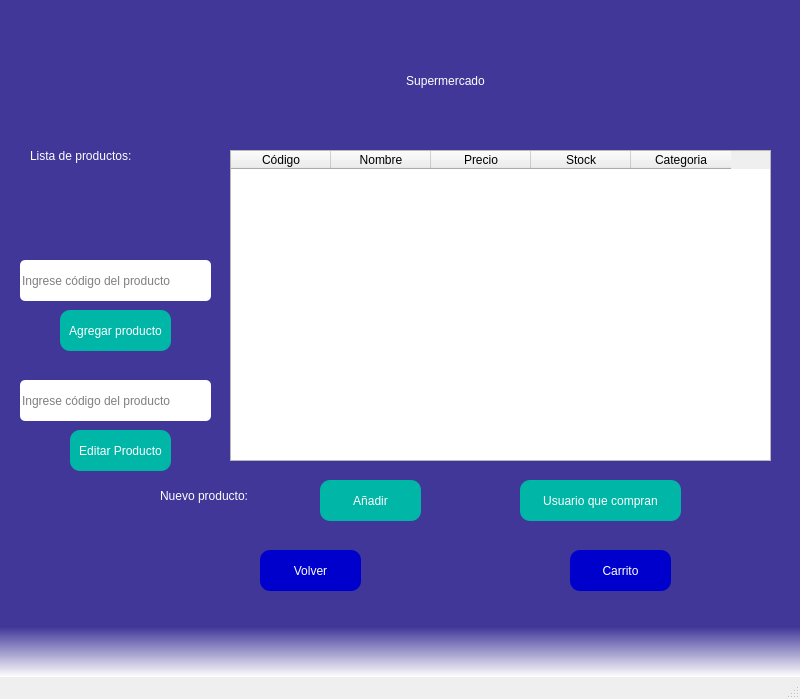
<?xml version="1.0" encoding="UTF-8"?>
<ui version="4.0">
 <class>formProductos</class>
 <widget class="QMainWindow" name="formProductos">
  <property name="geometry">
   <rect>
    <x>0</x>
    <y>0</y>
    <width>800</width>
    <height>699</height>
   </rect>
  </property>
  <property name="windowTitle">
   <string>MainWindow</string>
  </property>
  <property name="styleSheet">
   <string notr="true">QWidget#centralwidget{

	background-color: qlineargradient(spread:pad, x1:0, y1:0.925818, x2:0, y2:1, stop:0 rgba(12, 0, 127, 196), stop:1 rgba(255, 255, 255, 255));
}</string>
  </property>
  <widget class="QWidget" name="centralwidget">
   <widget class="QLabel" name="label">
    <property name="geometry">
     <rect>
      <x>280</x>
      <y>50</y>
      <width>331</width>
      <height>61</height>
     </rect>
    </property>
    <property name="styleSheet">
     <string notr="true">font: 36pt &quot;MS Shell Dlg 2&quot;;
color: rgb(255, 255, 255);</string>
    </property>
    <property name="text">
     <string>Supermercado</string>
    </property>
    <property name="alignment">
     <set>Qt::AlignCenter</set>
    </property>
   </widget>
   <widget class="QLabel" name="label_2">
    <property name="geometry">
     <rect>
      <x>30</x>
      <y>140</y>
      <width>181</width>
      <height>31</height>
     </rect>
    </property>
    <property name="styleSheet">
     <string notr="true">font: 16pt &quot;MS Shell Dlg 2&quot;;
color: rgb(255, 255, 255);</string>
    </property>
    <property name="text">
     <string>Lista de productos:</string>
    </property>
   </widget>
   <widget class="QPushButton" name="buttonAgregar">
    <property name="geometry">
     <rect>
      <x>320</x>
      <y>480</y>
      <width>101</width>
      <height>41</height>
     </rect>
    </property>
    <property name="styleSheet">
     <string notr="true">font: 87 9pt &quot;Arial Black&quot;;
font: 10pt &quot;MS Shell Dlg 2&quot;;
background-color: qlineargradient(spread:pad, x1:1, y1:0, x2:1, y2:0, stop:0 rgba(0, 182, 166, 255), stop:1 rgba(255, 255, 255, 255));
color: rgb(255, 255, 255);
border-radius:10px;</string>
    </property>
    <property name="text">
     <string>Añadir</string>
    </property>
   </widget>
   <widget class="QPushButton" name="buttonVolver">
    <property name="geometry">
     <rect>
      <x>260</x>
      <y>550</y>
      <width>101</width>
      <height>41</height>
     </rect>
    </property>
    <property name="styleSheet">
     <string notr="true">font: 87 9pt &quot;Arial Black&quot;;
font: 10pt &quot;MS Shell Dlg 2&quot;;
background-color: qlineargradient(spread:pad, x1:1, y1:0, x2:1, y2:0, stop:0 rgba(0, 0, 205, 255), stop:1 rgba(255, 255, 255, 255));
color: rgb(255, 255, 255);
border-radius:10px;</string>
    </property>
    <property name="text">
     <string>Volver</string>
    </property>
   </widget>
   <widget class="QLabel" name="labelProducto">
    <property name="geometry">
     <rect>
      <x>160</x>
      <y>480</y>
      <width>181</width>
      <height>31</height>
     </rect>
    </property>
    <property name="styleSheet">
     <string notr="true">font: 16pt &quot;MS Shell Dlg 2&quot;;
color: rgb(255, 255, 255);</string>
    </property>
    <property name="text">
     <string>Nuevo producto:</string>
    </property>
   </widget>
   <widget class="QPushButton" name="buttonCarrito">
    <property name="geometry">
     <rect>
      <x>570</x>
      <y>550</y>
      <width>101</width>
      <height>41</height>
     </rect>
    </property>
    <property name="styleSheet">
     <string notr="true">font: 87 9pt &quot;Arial Black&quot;;
font: 10pt &quot;MS Shell Dlg 2&quot;;
background-color: qlineargradient(spread:pad, x1:1, y1:0, x2:1, y2:0, stop:0 rgba(0, 0, 205, 255), stop:1 rgba(255, 255, 255, 255));
color: rgb(255, 255, 255);
border-radius:10px;</string>
    </property>
    <property name="text">
     <string>Carrito</string>
    </property>
   </widget>
   <widget class="QPushButton" name="buttonClientes">
    <property name="geometry">
     <rect>
      <x>520</x>
      <y>480</y>
      <width>161</width>
      <height>41</height>
     </rect>
    </property>
    <property name="styleSheet">
     <string notr="true">font: 87 9pt &quot;Arial Black&quot;;
font: 10pt &quot;MS Shell Dlg 2&quot;;
background-color: qlineargradient(spread:pad, x1:1, y1:0, x2:1, y2:0, stop:0 rgba(0, 182, 166, 255), stop:1 rgba(255, 255, 255, 255));
color: rgb(255, 255, 255);
border-radius:10px;</string>
    </property>
    <property name="text">
     <string>Usuario que compran</string>
    </property>
   </widget>
   <widget class="QPushButton" name="buttonAgregarProd">
    <property name="geometry">
     <rect>
      <x>60</x>
      <y>310</y>
      <width>111</width>
      <height>41</height>
     </rect>
    </property>
    <property name="styleSheet">
     <string notr="true">font: 87 9pt &quot;Arial Black&quot;;
font: 10pt &quot;MS Shell Dlg 2&quot;;
background-color: qlineargradient(spread:pad, x1:1, y1:0, x2:1, y2:0, stop:0 rgba(0, 182, 166, 255), stop:1 rgba(255, 255, 255, 255));
color: rgb(255, 255, 255);
border-radius:10px;</string>
    </property>
    <property name="text">
     <string>Agregar producto</string>
    </property>
   </widget>
   <widget class="QTableWidget" name="tablaProductos">
    <property name="geometry">
     <rect>
      <x>230</x>
      <y>150</y>
      <width>541</width>
      <height>311</height>
     </rect>
    </property>
    <column>
     <property name="text">
      <string>Código</string>
     </property>
    </column>
    <column>
     <property name="text">
      <string>Nombre</string>
     </property>
    </column>
    <column>
     <property name="text">
      <string>Precio</string>
     </property>
    </column>
    <column>
     <property name="text">
      <string>Stock</string>
     </property>
    </column>
    <column>
     <property name="text">
      <string>Categoria</string>
     </property>
    </column>
   </widget>
   <widget class="QPushButton" name="buttonEditar">
    <property name="geometry">
     <rect>
      <x>70</x>
      <y>430</y>
      <width>101</width>
      <height>41</height>
     </rect>
    </property>
    <property name="styleSheet">
     <string notr="true">font: 87 9pt &quot;Arial Black&quot;;
font: 10pt &quot;MS Shell Dlg 2&quot;;
background-color: qlineargradient(spread:pad, x1:1, y1:0, x2:1, y2:0, stop:0 rgba(0, 182, 166, 255), stop:1 rgba(255, 255, 255, 255));
color: rgb(255, 255, 255);
border-radius:10px;</string>
    </property>
    <property name="text">
     <string>Editar Producto</string>
    </property>
   </widget>
   <widget class="QLineEdit" name="labelAgregar">
    <property name="geometry">
     <rect>
      <x>20</x>
      <y>260</y>
      <width>191</width>
      <height>41</height>
     </rect>
    </property>
    <property name="styleSheet">
     <string notr="true">font: 10pt &quot;MS Shell Dlg 2&quot;;
border-radius:5px;</string>
    </property>
    <property name="echoMode">
     <enum>QLineEdit::Normal</enum>
    </property>
    <property name="placeholderText">
     <string>Ingrese código del producto</string>
    </property>
   </widget>
   <widget class="QLineEdit" name="labelEditar">
    <property name="geometry">
     <rect>
      <x>20</x>
      <y>380</y>
      <width>191</width>
      <height>41</height>
     </rect>
    </property>
    <property name="styleSheet">
     <string notr="true">font: 10pt &quot;MS Shell Dlg 2&quot;;
border-radius:5px;</string>
    </property>
    <property name="echoMode">
     <enum>QLineEdit::Normal</enum>
    </property>
    <property name="placeholderText">
     <string>Ingrese código del producto</string>
    </property>
   </widget>
  </widget>
  <widget class="QMenuBar" name="menubar">
   <property name="geometry">
    <rect>
     <x>0</x>
     <y>0</y>
     <width>800</width>
     <height>21</height>
    </rect>
   </property>
  </widget>
  <widget class="QStatusBar" name="statusbar"/>
 </widget>
 <resources/>
 <connections/>
</ui>
